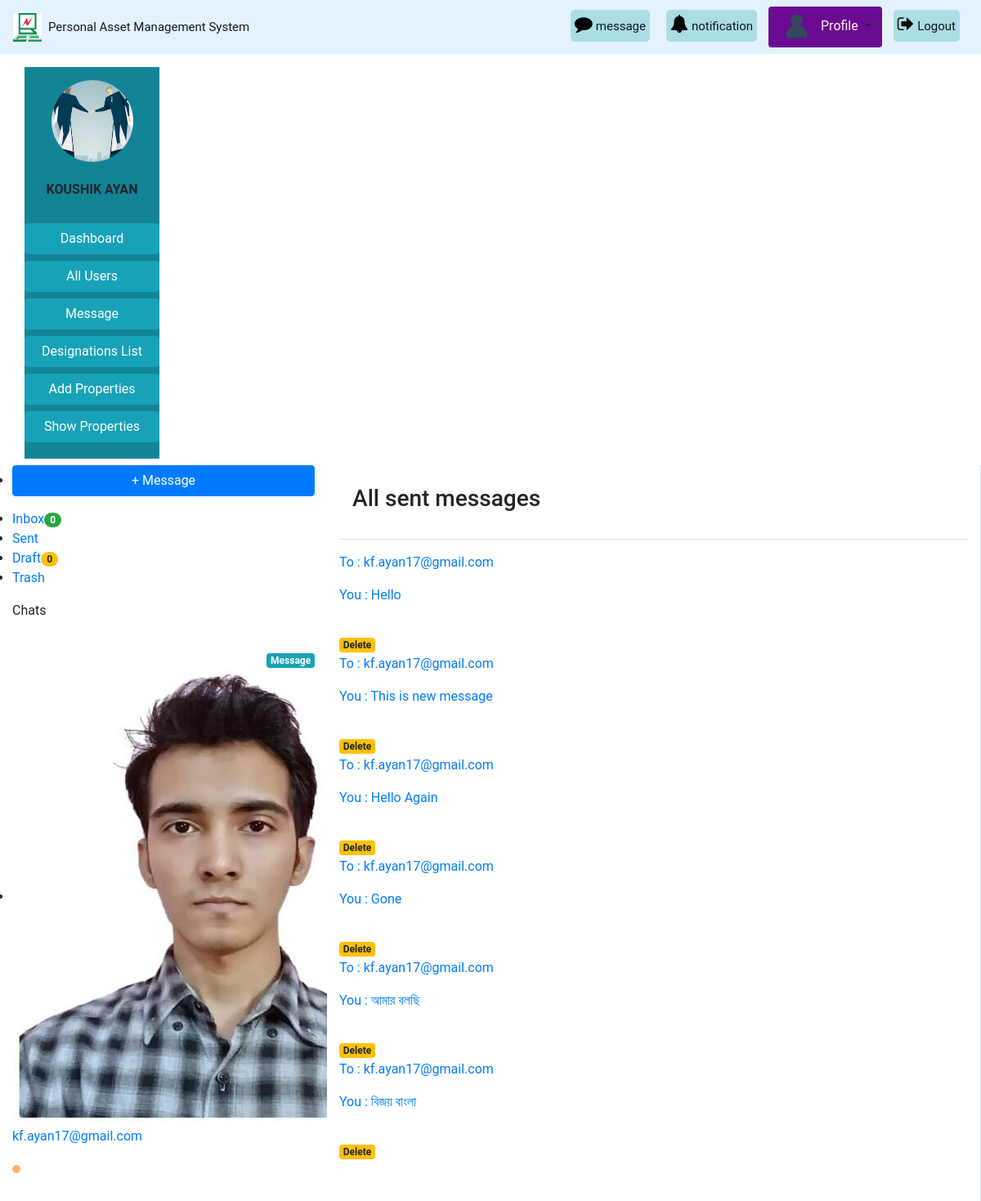
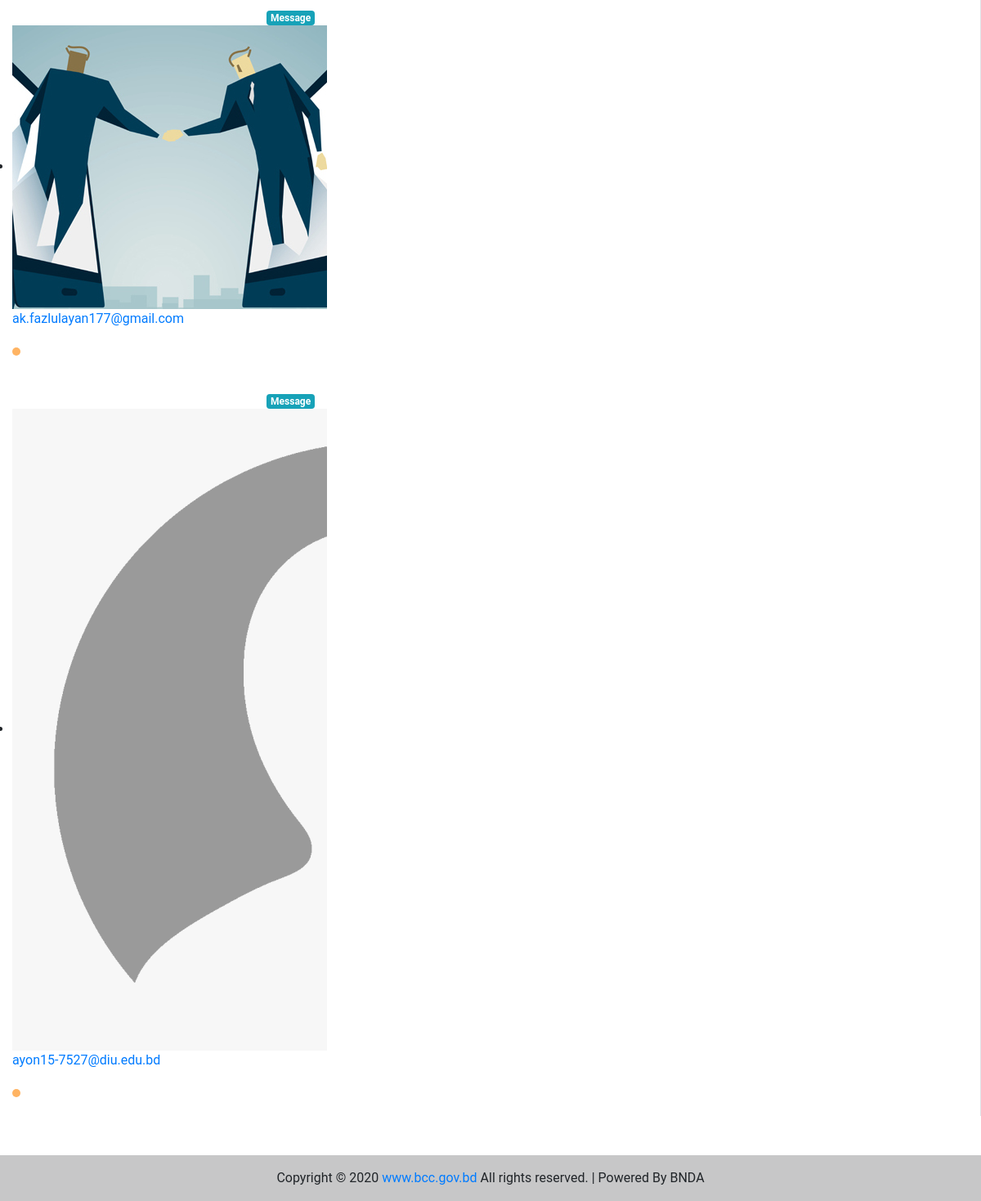
The app's page /message/all-sent-msgs/ (signed in) with its own data (2 pictures, top to bottom).
### accounts/models.py (models this page shows, shortened)
class CustomUser(AbstractBaseUser):
    user_type_data = (
        ('1', 'Super admin'),
        ('2', 'Admin'),
        ('3', 'Employee'),
    )
    user_type = models.CharField(max_length=10, choices=user_type_data, default='3')
    email = models.EmailField(max_length=255, unique = True, verbose_name = 'Email')
    name = models.CharField(max_length = 255, verbose_name = 'Full Name')
    phone_no = models.CharField(max_length = 20, unique = True, verbose_name = 'Phone Number')
    date = models.DateField(auto_now_add = True)
    is_active = models.BooleanField(default=True)
    is_admin = models.BooleanField(default=False)
    is_staff = models.BooleanField(default=False)
    USERNAME_FIELD = 'email'
    REQUIRED_FIELDS = ('name','phone_no')
    objects = CustomUserManager()
    def __str__(self):
        return self.email
    class Meta:
        verbose_name_plural = 'Users'

### pamsapp/models.py (models this page shows, shortened)
class Profile(models.Model):
    gender_type = (
        ('1', 'Male'),
        ('2', 'Female'),
        ('3', 'Others'),
    )
    user = models.OneToOneField(CustomUser, on_delete = models.CASCADE , related_name = 'profile')
    image = models.ImageField(upload_to = 'images/', blank=True, null=True)
    designation = models.ForeignKey(Designation, on_delete = models.CASCADE, blank = True, null = True)
    gender = models.CharField(max_length=10, choices=gender_type, blank = True, null = True)

### message/models.py (models this page shows, shortened)
class NewMessage(models.Model):
    MSG_STATUS = (
        ('Send', 'Send'),
        ('Draft', 'Draft'),
    )
    msg = models.ForeignKey(InboxMessage, on_delete=models.SET_NULL, null=True, blank=True, related_name='reply')
    receiver = models.ForeignKey(settings.AUTH_USER_MODEL, on_delete=models.SET_NULL, blank=True, null=True,
                                 related_name='new_msg_receiver')
    sender = models.ForeignKey(settings.AUTH_USER_MODEL, on_delete=models.SET_NULL, blank=True, null=True,
                               related_name='new_msg_sender')
    msg_status = models.CharField(max_length=6, choices=MSG_STATUS, default='Send')
    new_msg_active = models.BooleanField(default=True)
    delete_status = models.BooleanField(default=True)
    message = models.TextField()
    sent_at = models.DateTimeField(auto_now_add=True)
    updated_at = models.DateTimeField(auto_now=True)

### message/views.py (the view)
# urls.py: path('all-sent-msgs/', views.all_sent_msgs, name='all-sent-msgs'),
@login_required
def all_sent_msgs(request):
    msgs = NewMessage.objects.filter(sender=request.user, msg_status='Send', delete_status=True)
    context = {'msgs': msgs}
    return render(request, 'message/all_sent_msgs.html', context)

### message/context_processors.py (called while the page is built)
def unread_messages(request):
    if request.user.is_authenticated:
        unread_msgs = InboxMessage.objects.filter(receiver_id=request.user, delete_status=True,
                                                  new_msg_active=True)[0:5]
        total_unread_msgs = InboxMessage.objects.filter(receiver_id=request.user,
                                                        delete_status=True, new_msg_active=True).count()
        total_draft_msgs = NewMessage.objects.filter(sender_id=request.user,
                                                     delete_status=True, new_msg_active=True,
                                                     msg_status='Draft').count()
        return {'unread_msgs': unread_msgs, 'total_unread_msgs': total_unread_msgs,
                'total_draft_msgs': total_draft_msgs}
    else:
        return {'total_unread_msgs': 0, 'total_draft_msgs': 0}

def online_active_user(request):
    active_users = CustomUser.objects.all()
    return {'active_users': active_users}

### templates/message/all_sent_msgs.html (shortened to what this page needs)
{% extends 'base.html' %}
{% load static %}
{% block content %}
<div class="email-wrapper">
	<div class="row align-items-stretch">
		<div class="mail-sidebar d-none d-lg-block col-md-4 bg-white">
			<div class="menu-bar">
				{% with request.resolver_match.url_name as url_name %}
				<ul class="menu-items">
					<li class="compose mb-3"><a href="{% url 'Message:write-new-message' %}" class="btn btn-primary btn-block">+ Message</a></li>
					<li class="{% if url_name == 'inbox' %}active{% endif %}"><a href="{% url 'Message:inbox' %}"> Inbox</a><span class="badge badge-pill badge-success">{{ total_unread_msgs }}</span></li>
					<li class="{% if url_name == 'all-sent-msgs' %}active{% endif %}"><a href="{% url 'Message:all-sent-msgs' %}"> Sent</a></li>
					<li class="{% if url_name == 'message-draft' %}active{% endif %}"><a href="{% url 'Message:message-draft' %}"> Draft</a><span class="badge badge-pill badge-warning">{{ total_draft_msgs }}</span></li>
					<li class="{% if url_name == 'trash_msgs' %}active{% endif %}"><a href="{% url 'Message:trash_msgs' %}"> Trash</a></li>
				</ul>
				{% endwith %}
				<div class="wrapper">
					<div class="online-status d-flex justify-content-between align-items-center">
						<p class="chat">Chats</p> </div>
				</div>
				<ul class="profile-list">
					{% for on_user in active_users %}
					{% if on_user.profile.image %}
					<a href="{% url 'Message:send-message' user_id=on_user.pk %}" class="badge badge-info d-inline-block float-right mt-4 text-decoration-none">Message </a>
					<li class="profile-list-item"> <a href="#"> <span class="pro-pic"><img src="{{ on_user.profile.image.url }}" alt="{{ on_user.email }}"></span><div class="user"><p class="u-name">{% if on_user.profile.username %}{{ on_user.profile.username }}{% else %}{{ on_user.email }}{% endif %}</p><p class="u-designation">{{ on_user.groups.all.0.name }} {% if on_user.profile.is_online %} <span class="online_custom"></span>{% else %}<span class="offline_custom"></span> {% endif %}</p></div></a></li>
					{% else %}
					<a href="{% url 'Message:send-message' user_id=on_user.pk %}" class="badge badge-info d-inline-block float-right mt-4 text-decoration-none">Message </a>
					<li class="profile-list-item"> <a href="#"> <span class="pro-pic"><img src="{% static 'p_default_image/profile.jpg' %}" alt="Profile image"></span><div class="user"><p class="u-name">{% if on_user.profile.username %}{{ on_user.profile.username }}{% else %}{{ on_user.email }}{% endif %}</p><p class="u-designation">{{ on_user.groups.all.0.name }} {% if on_user.profile.is_online %} <span class="online_custom"></span>{% else %}<span class="offline_custom"></span>{% endif %}</p></div> </a></li>
					{% endif %}
					{% empty %}
					<li class="profile-list-item">No user available !</li>
					{% endfor %}
				</ul>
			</div>
		</div>
		<div class="mail-list-container col-md-8 pt-4 pb-4 border-right bg-white">
			<div class="border-bottom pb-4 mb-3 px-3">
				<h3>All sent messages</h3>
			</div>
			{% for msg in msgs %}
			<a href="{% url 'Message:view-sent-msg-detail' msg_id=msg.pk %}">
				<div class="mail-list">
					<div class="content">
						<p class="sender-name">To :
							{% if msg.receiver.profile.username %}
							{{ msg.receiver.profile.username }}
							{% else %}
							{{ msg.receiver }}
							{% endif %}</p>
						<p class="message_text">You : {{ msg.message }}</p>
						<a href="{% url 'Message:trash-msg' msg_id=msg.pk %}" onclick="return confirm('Are you sure to delete this message ?')" class="badge badge-warning btn-sm mt-4">Delete</a>
					</div>
				</div>
			</a>
			{% empty %}
			<div class="mail-list">
				<div class="content">
					<p class="sender-name">No message available !</p>
				</div>
			</div>
			{% endfor %}
		</div>
	</div>
</div>
{% endblock %}

### templates/base.html (shortened to what this page needs)
{% load static %}
<!doctype html>
<html lang="en">
  <head>
    <link rel="stylesheet" href="https://maxcdn.bootstrapcdn.com/bootstrap/4.5.2/css/bootstrap.min.css">
    <link rel="stylesheet" href="{% static 'pams/css/bootstrap.css' %}">
    <link rel="stylesheet" href="{% static 'pams/css/base.css' %}">
    <link rel="stylesheet" href="https://cdnjs.cloudflare.com/ajax/libs/font-awesome/4.7.0/css/font-awesome.min.css">
  </head>
  <body>
   <nav class="navbar navbar-expand-lg navbar-light sticky-top"
    style="background-color: #e3f2fd">
    <a class="navbar-brand" href="{% url 'pamsapp:home' %}"><img src="{% static 'pams/images/bcc.jpg' %}" alt="logo"
      style="height: 35px; width: 35px;"><span class="ml-2" style="font-size: 15px;">Personal Asset Management System</span></a>
    <div class="collapse navbar-collapse text-center my-nav" id="navbarSupportedContent">
      <ul class="navbar-nav  my-2 my-lg-0 ">
        {% if not user.is_authenticated %}
          <li class="nav-item active">
            <a class="nav-link text-black font-weight-bold" href="#">Login </a>
          </li>
          <li class="nav-item active">
            <a class="nav-link text-black font-weight-bold" href="#">Signup </a>
          </li>
        {% else %}
        <div class="mes rounded rounded-end ">
          <a href="{% url 'pamsapp:assets-list-pending' %}"  style="text-decoration:none">
            <i style="font-size:22px; color:rgb(0, 0, 0)" class="fa ">&#xf075;</i>
            <span style='font-size:15px'>message</span>
          </a>
        </div>
        {% if user.user_type == '1' or user.user_type == '2' %}
        <div class="not rounded rounded-end ">
          <a href="{% url 'pamsapp:assets-list-pending' %}"  style="text-decoration:none">
            <i style="font-size:22px; color:rgb(0, 0, 0)" class="fa">&#xf0f3;</i>
            <span style='font-size:15px'>notification</span>
          </a>
        </div>
        {% endif %}
          {% if profile.image %}
          <div class="dropdown show mx-1 pl-1 rounded profile"
          style='background-color:  #6b0b91; border-radius: 15%;'>
            <a class="btn dropdown-toggle" href="{% url 'pamsapp:profile' %}" role="button"
             id="dropdownMenuLink" data-toggle="dropdown" aria-haspopup="true" aria-expanded="false">
             <img src="{{ user.profile.image.url }}" class="rounded-circle" alt="logo"
                style="height: 35px; width: 35px;">
                <span class="ml-2" style="font-size: medium; color:seashell">Profile</span>
            </a>
            <div class="dropdown-menu text-center" aria-labelledby="dropdownMenuLink"
            style='background-color: rgb(225, 221, 247); font-size: smaller;'>
              <a class="dropdown-item" href="{% url 'pamsapp:profile-show' %}">View</a>
              <a class="dropdown-item" href="{% url 'pamsapp:profile' %}">Update Profile</a>
              <a class="dropdown-item" href="{% url 'accounts:change-pass' %}">Change Password</a>
            </div>
          </div>
          {% else %}
          <div class="dropdown show mx-1 pl-1 rounded profile"
          style='background-color: #6b0b91; border-radius: 15%;'>
            <a class="btn dropdown-toggle" href="{% url 'pamsapp:profile' %}" role="button"
             id="dropdownMenuLink" data-toggle="dropdown" aria-haspopup="true" aria-expanded="false">
             <img src="{% static 'pams/images/user-default.png' %}" alt="logo"
            style="height: 35px; width: 35px;">
            <span class="ml-2" style="font-size: medium; color:seashell">Profile</span>
            </a>
          </div>
          {% endif %}
          <div class="mes rounded rounded-end ">
            <a href="{% url 'accounts:logout' %}"  style="text-decoration:none">
              <i style="font-size:22px; color:rgb(14, 13, 13)" class="fa ">&#xf08b;</i>
              <span style='font-size:15px'>Logout</span>
            </a>
          </div>
        {% endif %}
      </ul>
    </div>
  </nav>
   <div class="container-fluid mt-3">
    <div class="row mx-auto">
      <div class="col-lg-2 col-md-3 col-12 mb-2">
        <div class="list-group text-center">
          <div class='py-3' style='background-color:#138496'>
            {% if user.profile.image %}
              <div style="width:100%; text-align:center">
                <img class="rounded-circle" style="height:100px; width:100px" src="{{ user.profile.image.url }}" alt="Card image cap">
              </div>
            {% else %}
              <img class="rounded-circle" style="height:100px" src="{% static 'pams/images/user-default.png' %}" alt="Card image cap">
            {% endif %}
            <br>
            <h6 class='text-uppercase font-weight-bold'>{{user.name}}</h6>
            <br>
            {% if user.user_type == '1' or user.user_type == '2' %}
              <a href="{% url 'pamsapp:dashboard' %}" class="btn btn-info mb-1 btn-block">Dashboard</a>
              <a href="{% url 'pamsapp:all-user' %}" class="btn btn-info mb-1 btn-block">All Users</a>
              <a href="{% url 'Message:inbox' %}" class="btn btn-info mb-1 btn-block">Message</a>
              <a href="{% url 'pamsapp:designations_list' %}" class="btn btn-info mb-1 btn-block">Designations List</a>
            {% endif %}
            <a href="{% url 'pamsapp:home' %}" class="btn btn-info btn-block">Add Properties</a>
            <a href="{% url 'pamsapp:show-properties' %}" class="btn btn-info mb-1 btn-block">Show Properties</a>
          </div>
        </div>
      </div>
      {% block content %}
      {% endblock %}
    </div>
  </div>
  <footer class="bg-light text-center text-lg-start mt-5">
    <div class="text-center p-3" style="background-color: rgba(0, 0, 0, 0.2)">
      Copyright © 2020
      <a class="bootstrap-link"  href="https://bcc.gov.bd/" target="blank">www.bcc.gov.bd</a>
      All rights reserved. | Powered By BNDA
    </div>
  </footer>
  </body>
</html>

### static/pams/css/base.css (style rules this page uses)
* { margin: 0; padding: 0; box-sizing: border-box; }
body { font-family: 'roboto', sans-serif; }

### templates/base.html (style rules this page uses)
.not { right: 0px; height: 50px; padding: 10px; color:rgb(246, 246, 248) }
.not a { background-color: #ABDDE5; color:rgb(20, 20, 20); padding-left: 5px; padding-right: 5px; padding-top: 10px; padding-bottom: 10px; border-radius: 5px; }
.mes { right: 0px; height: 50px; padding: 10px; color:rgb(12, 12, 15) }
.mes a { background-color: #ABDDE5; color:rgb(20, 20, 20); padding-left: 5px; padding-right: 5px; padding-top: 10px; padding-bottom: 10px; border-radius: 5px; }

### templates/message/all_sent_msgs.html (style rules this page uses)
.online_custom, .offline_custom { display: inline-block; width: 10px; height: 10px; border-radius: 50%; }
.offline_custom { background: #ffb463; }

### records on screen
CustomUser: profile.image (picture), name "KOUSHIK AYAN", email "ak.fazlulayan177@gmail.com"
CustomUser: profile.image (picture), email "kf.ayan17@gmail.com"
CustomUser: email "ayon15-7527@diu.edu.bd"
NewMessage: receiver "kf.ayan17@gmail.com", message "Hello"
NewMessage: receiver "kf.ayan17@gmail.com", message "This is new message"
NewMessage: receiver "kf.ayan17@gmail.com", message "Hello Again"
NewMessage: receiver "kf.ayan17@gmail.com", message "Gone"
NewMessage: receiver "kf.ayan17@gmail.com", message "আমার বলছি"
NewMessage: receiver "kf.ayan17@gmail.com", message "বিজয় বাংলা"

### other values on screen
{{ total_unread_msgs }} "0"
{{ total_draft_msgs }} "0"
